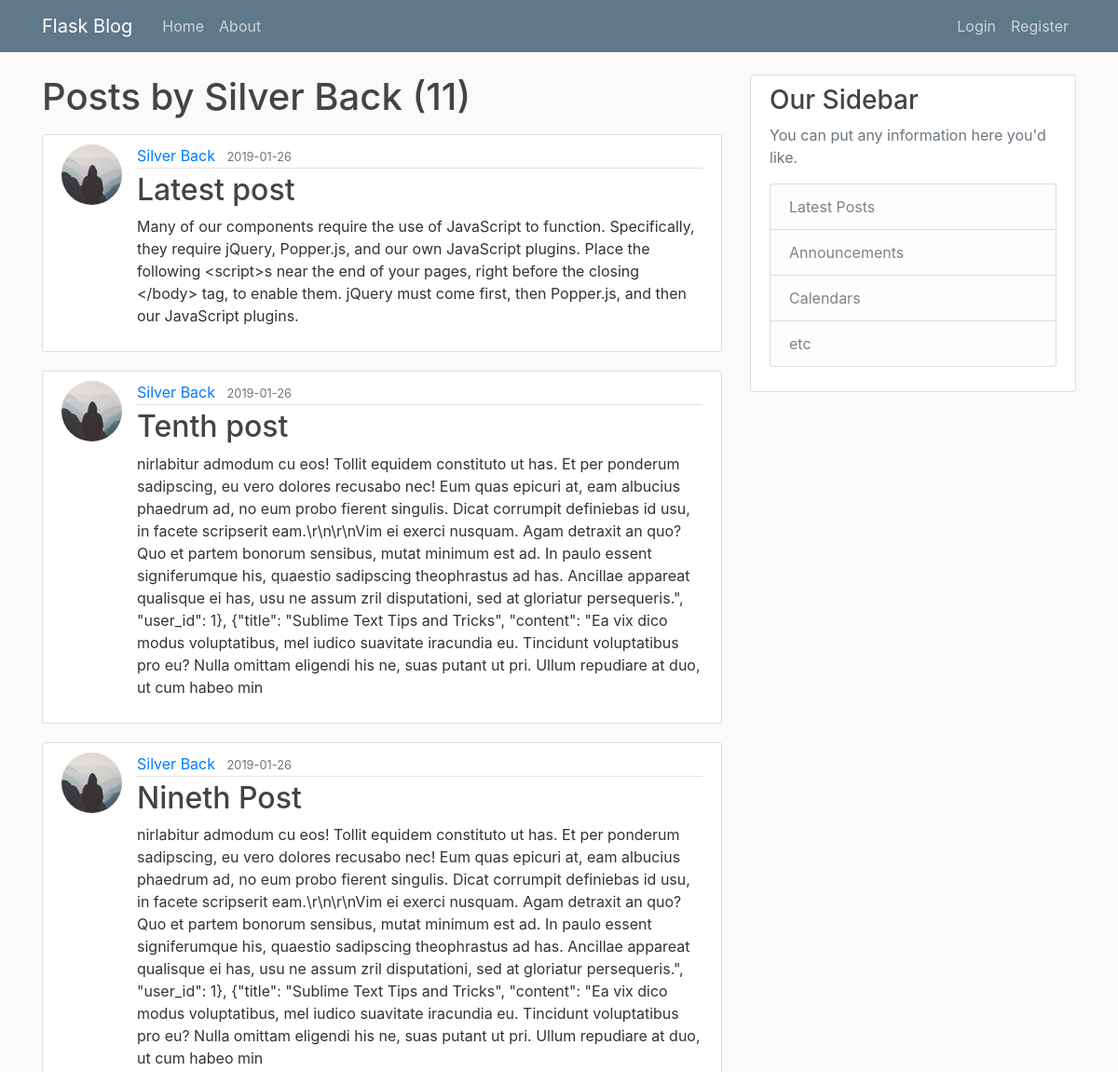
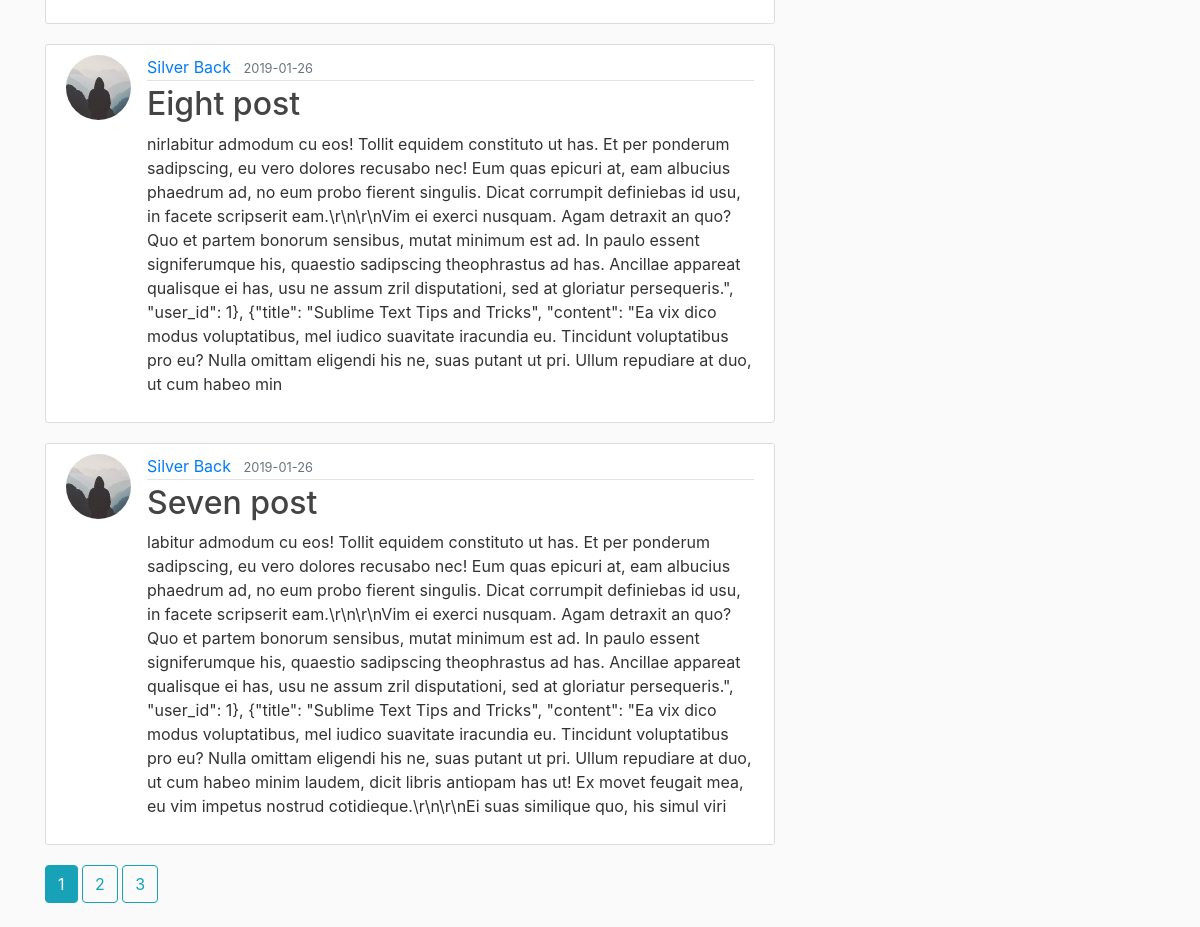
Page /user/Silver Back on the committed database (2 pictures, top to bottom).
### flaskblog/models.py (models this page shows, shortened)
class User(db.Model, UserMixin):
    id = db.Column(db.Integer, primary_key=True)
    username = db.Column(db.String(20), unique=True, nullable=False)
    email = db.Column(db.String(120), unique=True, nullable=False)
    image_file = db.Column(db.String(20), nullable=False,
                           default='default.jpg')
    password = db.Column(db.String(60), nullable=False)
    posts = db.relationship('Post', backref='author', lazy=True)

class Post(db.Model):
    id = db.Column(db.Integer, primary_key=True)
    title = db.Column(db.String(100), nullable=False)
    date_posted = db.Column(db.DateTime, nullable=False,
                            default=datetime.utcnow)
    content = db.Column(db.Text, nullable=False)
    user_id = db.Column(db.Integer, db.ForeignKey('user.id'), nullable=False)

### flaskblog/users/routes.py (the view)
@users.route("/user/<string:username>")
def user_posts(username):
    page = request.args.get('page', 1, type=int)
    user = User.query.filter_by(username=username).first_or_404()
    posts = Post.query.filter_by(author=user)\
           .order_by(Post.date_posted.desc())\
           .paginate(page=page, per_page=5)
    return render_template('user_posts.html', posts=posts, user=user)

### flaskblog/templates/user_posts.html
{% extends "layout.html" %}
{% block content %}
	<h1 class="mb-3">Posts by {{ user.username }} ({{ posts.total }})</h1>
	{% for post in posts.items %}
		<article class="media content-section">
			<img class="rounded-circle article-img" src="{{ url_for('static', filename=post.author.image_file) }}">
		    <div class="media-body">
		        <div class="article-metadata">
		            <a class="mr-2" href="{{ url_for('users.user_posts', username=post.author.username) }}">{{ post.author.username }}</a>
		            <small class="text-muted">{{ post.date_posted.strftime('%Y-%m-%d') }}</small>
		        </div>
		        <h2><a class="article-title" href="{{ url_for('posts.post', post_id=post.id) }}">{{ post.title }}</a></h2>
		        <p class="article-content">{{ post.content }}</p>
		    </div>
		</article>
	{% endfor %}
	{% for page_num in posts.iter_pages(left_edge=1, right_edge=1, left_current=1, right_current=2) %}
		{% if page_num %}
			{% if posts.page == page_num %}
				<a class="btn btn-info mb-4" href="{{ url_for('users.user_posts', username=user.username, page=page_num) }}">{{page_num}}</a>
			{% else %}
				<a class="btn btn-outline-info mb-4" href="{{ url_for('users.user_posts', username=user.username, page=page_num) }}">{{page_num}}</a>
			{% endif %}
		{% else %}
			....
		{% endif %}
	{% endfor %}
{% endblock content %}

### flaskblog/static/main.css (style rules this page uses)
body { background: #fafafa; color: #333333; margin-top: 5rem; }
h1, h2, h3, h4, h5, h6 { color: #444444; }
.content-section { background: #ffffff; padding: 10px 20px; border: 1px solid #dddddd; border-radius: 3px; margin-bottom: 20px; }
.article-title { color: #444444; }
.article-content { white-space: pre-line; }
.article-img { height: 65px; width: 65px; margin-right: 16px; }
.article-metadata { padding-bottom: 1px; margin-bottom: 4px; border-bottom: 1px solid #e3e3e3 }

### rows in the picture
User: username "Silver Back"
Post: image_file (picture), author.username "Silver Back", date_posted "2019-01-26", title "Latest post", content "Many of our components require the use of JavaScript to function. Specifically, they require jQuery, Popper.js, and our own JavaScript plugins. Place the following <script>s near the end of your pages, right before the closing </body> tag, to enable them. jQuery must come first, then Popper.js, and then our JavaScript plugins."
Post: image_file (picture), author.username "Silver Back", date_posted "2019-01-26", title "Tenth post", content "nirlabitur admodum cu eos! Tollit equidem constituto ut has. Et per ponderum sadipscing, eu vero dolores recusabo nec! Eum quas epicuri at, eam albucius phaedrum ad, no eum probo fierent singulis. Dicat corrumpit definiebas id usu, in facete scripserit eam.\\r\\n\\r\\nVim ei exerci nusquam. Agam detraxit an quo? Quo et partem bonorum sensibus, mutat minimum est ad. In paulo essent signiferumque his, quaestio sadipscing theophrastus ad has. Ancillae appareat qualisque ei has, usu ne assum zril disputationi, sed at gloriatur persequeris.\", \"user_id\": 1}, {\"title\": \"Sublime Text Tips and Tricks\", \"content\": \"Ea vix dico modus voluptatibus, mel iudico suavitate iracundia eu. Tincidunt voluptatibus…"
Post: image_file (picture), author.username "Silver Back", date_posted "2019-01-26", title "Nineth Post", content "nirlabitur admodum cu eos! Tollit equidem constituto ut has. Et per ponderum sadipscing, eu vero dolores recusabo nec! Eum quas epicuri at, eam albucius phaedrum ad, no eum probo fierent singulis. Dicat corrumpit definiebas id usu, in facete scripserit eam.\\r\\n\\r\\nVim ei exerci nusquam. Agam detraxit an quo? Quo et partem bonorum sensibus, mutat minimum est ad. In paulo essent signiferumque his, quaestio sadipscing theophrastus ad has. Ancillae appareat qualisque ei has, usu ne assum zril disputationi, sed at gloriatur persequeris.\", \"user_id\": 1}, {\"title\": \"Sublime Text Tips and Tricks\", \"content\": \"Ea vix dico modus voluptatibus, mel iudico suavitate iracundia eu. Tincidunt voluptatibus…"
Post: image_file (picture), author.username "Silver Back", date_posted "2019-01-26", title "Eight post", content "nirlabitur admodum cu eos! Tollit equidem constituto ut has. Et per ponderum sadipscing, eu vero dolores recusabo nec! Eum quas epicuri at, eam albucius phaedrum ad, no eum probo fierent singulis. Dicat corrumpit definiebas id usu, in facete scripserit eam.\\r\\n\\r\\nVim ei exerci nusquam. Agam detraxit an quo? Quo et partem bonorum sensibus, mutat minimum est ad. In paulo essent signiferumque his, quaestio sadipscing theophrastus ad has. Ancillae appareat qualisque ei has, usu ne assum zril disputationi, sed at gloriatur persequeris.\", \"user_id\": 1}, {\"title\": \"Sublime Text Tips and Tricks\", \"content\": \"Ea vix dico modus voluptatibus, mel iudico suavitate iracundia eu. Tincidunt voluptatibus…"
Post: image_file (picture), author.username "Silver Back", date_posted "2019-01-26", title "Seven post", content "labitur admodum cu eos! Tollit equidem constituto ut has. Et per ponderum sadipscing, eu vero dolores recusabo nec! Eum quas epicuri at, eam albucius phaedrum ad, no eum probo fierent singulis. Dicat corrumpit definiebas id usu, in facete scripserit eam.\\r\\n\\r\\nVim ei exerci nusquam. Agam detraxit an quo? Quo et partem bonorum sensibus, mutat minimum est ad. In paulo essent signiferumque his, quaestio sadipscing theophrastus ad has. Ancillae appareat qualisque ei has, usu ne assum zril disputationi, sed at gloriatur persequeris.\", \"user_id\": 1}, {\"title\": \"Sublime Text Tips and Tricks\", \"content\": \"Ea vix dico modus voluptatibus, mel iudico suavitate iracundia eu. Tincidunt voluptatibus pro…"

### other values in the picture
{{ posts.total }} "11"
{{ page_num }} "1"
{{ page_num }} "2" "3"
